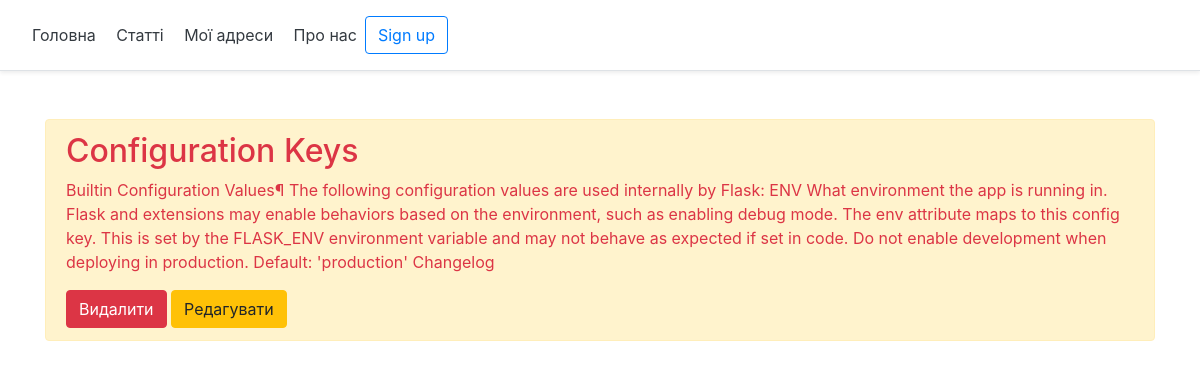
Screenshot of /post_det/4 with the database file from the repository.
### les_1.py (models this page shows, shortened)
class Blog(db.Model):
    id=db.Column(db.Integer,primary_key=True)
    title=db.Column(db.String(150),nullable=False)
    intro = db.Column(db.Text, nullable=False)
    main_text=db.Column(db.Text,nullable=False)
    data_=db.Column(db.DateTime,default=datetime.utcnow())

### les_1.py (the view)
@myApp.route('/post_det/<int:id>')
def post_det(id):
    article=Blog.query.get(id)
    return render_template('post_det.html', article=article)

### templates/post_det.html
{% extends 'base.html'%}
{% block body %}
<div class="container mt-5">
    <div class="alert alert-warning text-danger">
         <h2>{{article.title}}</h2>
        <p >{{ article.main_text }}<br></p>
        <a href="/post_det/{{article.id}}/del" class="btn btn-danger">Видалити</a>
        <a href="/edit_art/{{article.id}}/update" class="btn btn-warning">Редагувати</a>
    </div>
</div>
{% endblock %}

### rows the page displays
Blog: title "Configuration Keys", main_text "Builtin Configuration Values¶ The following configuration values are used internally by Flask: ENV What environment the app is running in. Flask and extensions may enable behaviors based on the environment, such as enabling debug mode. The env attribute maps to this config key. This is set by the FLASK_ENV environment variable and may not behave as expected if set in code. Do not enable development when deploying in production. Default: 'production' Changelog"
